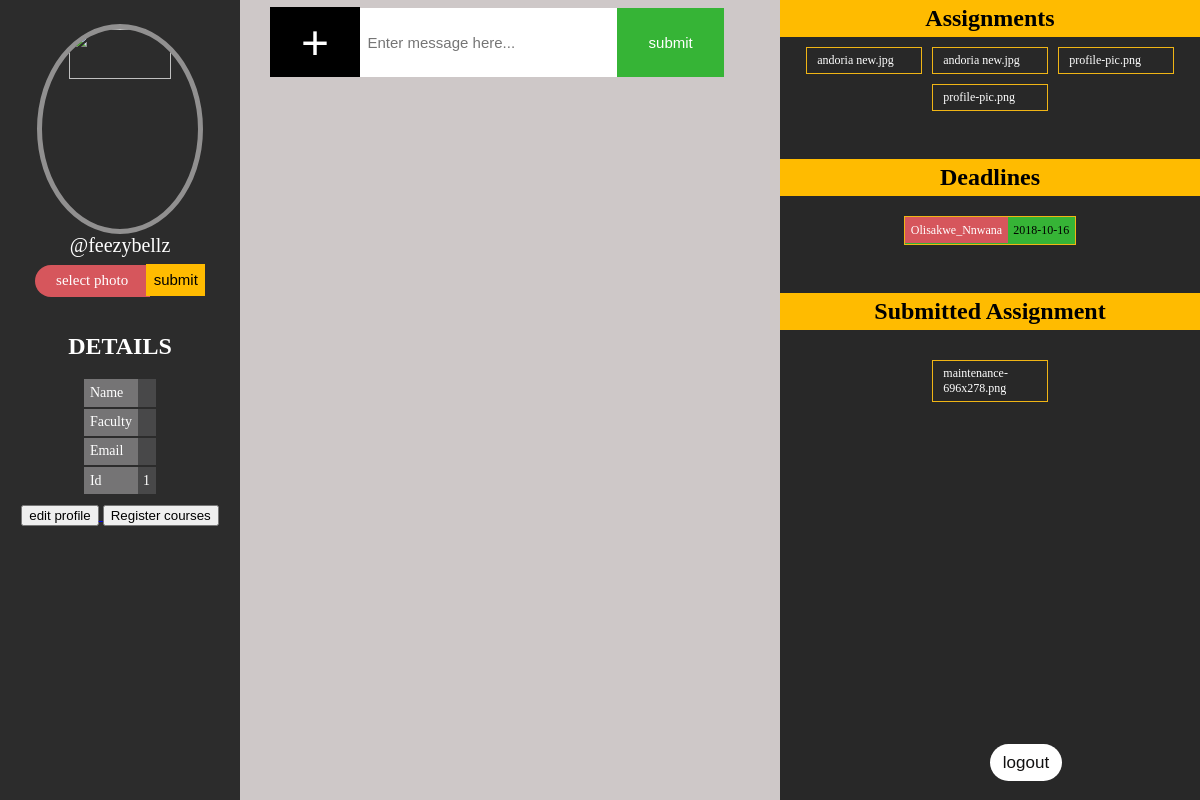
Screenshot of /dbConfigOld/dashboard.php (signed in) with the database file from the repository.
### tables this page shows
CREATE TABLE `lecturer_upload` (
  `id` int(11) NOT NULL,
  `lecturerName` varchar(100) NOT NULL,
  `file_name` varchar(150) NOT NULL,
  `file_type` varchar(50) NOT NULL,
  `file_size` varchar(100) NOT NULL,
  `file_path` varchar(200) NOT NULL,
  `date` varchar(50) NOT NULL
);

CREATE TABLE `deadline` (
  `id` int(11) NOT NULL,
  `lecturerName` varchar(50) NOT NULL,
  `date` varchar(50) NOT NULL
);

CREATE TABLE `uploads` (
  `id` int(11) NOT NULL,
  `studentName` varchar(100) NOT NULL,
  `file_name` varchar(50) NOT NULL,
  `file_type` varchar(10) NOT NULL,
  `file_size` varchar(10) NOT NULL,
  `file_path` varchar(50) NOT NULL,
  `date` date NOT NULL
);

### dbConfigOld/dashboard.php (the view, shortened to what this page needs)
<?php
$Fname = $_SESSION["Fname"];
$Lname = $_SESSION["Lname"];
$id = $_SESSION["id"];
$school = $_SESSION["faculty"];
$username = $_SESSION["username"];
$email = $_SESSION["email"];
?>
<!DOCTYPE html>
<html lang="en">
<head>
    <link rel="stylesheet" href="../css/dashboard.css">
</head>
<body>
<header>
    <img src="../img/futo.png" alt="">
    <div id="detail"><?php echo"@$username" ?></div>
    <div id="profile_picture">
        <form id="profile_photo_form" action="profile-photo.php" method="post" enctype="multipart/form-data">
            <label for="profile_photo" id="profile_photo_label" name="profile_photo_label"> select photo </label>
            <input type="submit" value="submit" name="profile_photo_submit" id="profile_photo_submit">
        </form>
    </div>
    <div id="user_details">
        <h2> Details</h2>
        <table>
            <tr>
                <td class="detail_item">Name</td>
                <td class="detail_input"><?php echo "$Fname $Lname"?></td>
            </tr>
            <tr>
                <td class="detail_item">Faculty</td>
                <td class="detail_input"><?php echo $school ?></td>
            </tr>
            <tr>
                <td class="detail_item">Email</td>
                <td class="detail_input"><?php echo $email ?></td>
            </tr>
            <tr>
                <td class="detail_item">id</td>
                <td class="detail_input"><?php echo $id ?></td>
            </tr>
        </table>
        <a href="editProfile.php">
        <button id="edit_button">
            edit profile
        </button>
        </a>
        <a href="coursereg.php">
            <button id="edit_button">
                Register courses
            </button>
        </a>
    </div>
</header>
<section id="submit_assignment">
    <div class="assignment_form">
        <button class="file" id="upload_button">+</button>
        <form id="assignment_form" class="assignment_form">
            <input  id="assignment_input" type="text" placeholder="Enter message here...">
            <input type="submit" value="submit" name="text_submit">
        </form>
    </div>
</section>
<aside>
    <h2 class="Reg_student">Assignments</h2>
    <div id="sub">
    <?php
    require 'db.php';
    $sql = " select * from lecturer_upload ";
    $prep = $conn ->prepare($sql);
    $prep->execute();
    $result = $prep ->fetchAll(PDO::FETCH_OBJ);
    $lect_sql = "select * from lecturer_coursereg";
    $lect_prep = $conn->prepare($lect_sql);
    $lect_prep->execute();
    $lect_result = $lect_prep->fetchAll(PDO::FETCH_OBJ);
    $std_sql = " select * from coursereg";
    $std_prep = $conn->prepare($std_sql);
    $std_prep->execute();
    $std_result = $std_prep->fetchAll(PDO::FETCH_OBJ);
    $ib = '';
    foreach($result as $row){
        foreach($lect_result as $lect_row){
            if($lect_row->lecturerName === $row->lecturerName){
                foreach($std_result as $std_row){
                    if($std_row->studentName === $_SESSION["username"]){
                        if( ($lect_row->course1 == $std_row->course1 || $std_row->course2 || $std_row->course3 || $std_row->course4 || $std_row->course5 || $std_row->course6 || $std_row->course7 || $std_row->course8 || $std_row->course9 || $std_row->course10) || ($lect_row->course2 == $std_row->course1 || $std_row->course2 || $std_row->course3 || $std_row->course4 || $std_row->course5 || $std_row->course6 || $std_row->course7 || $std_row->course8 || $std_row->course9 || $std_row->course10) || ($lect_row->course3 == $std_row->course1 || $std_row->course2 || $std_row->course3 || $std_row->course4 || $std_row->course5 || $std_row->course6 || $std_row->course7 || $std_row->course8 || $std_row->course9 || $std_row->course10) || ($lect_row->course4 == $std_row->course1 || $std_row->course2 || $std_row->course3 || $std_row->course4 || $std_row->course5 || $std_row->course6 || $std_row->course7 || $std_row->course8 || $std_row->course9 || $std_row->course10) ){
                            $ib .= '<div class="oubx">'
                        . '<a href="'.$row->file_path.'" id="student_name_file" target="blank">' . $row->file_name. '</a>'
                        . '</div>';
                        }
                    }
                }
            }
        }
    }
    echo ( $ib );
    ?>
    </div>
    <h2 id="Sub_assignment">Deadlines</h2>
    <div id="sub">
    <?php
    $sql = " select * from deadline ";
    $prep = $conn ->prepare($sql);
    $prep->execute();
    $result = $prep ->fetchAll(PDO::FETCH_OBJ);
    $ib = '';
    foreach($result as $row){
            $ib .= '<div class="deadline_name">'
            . '<div>' . '<span id="deadline_lec">' . $row->lecturerName . '</span>' . '<span>' . $row->date . '</span>' . '</div>'
            . '</div>';
    }
    echo ( $ib );
?>
    </div>
    <h2 id="Sub_assignment">Submitted Assignment</h2>
    <div id="sub">
    <?php
    $sql = " select * from uploads ";
    $prep = $conn ->prepare($sql);
    $prep->execute();
    $result = $prep ->fetchAll(PDO::FETCH_OBJ);
    $ib = '';
    foreach($result as $row){
        if($row->studentName === $_SESSION["username"]){
            $ib .= '<div class="oubx">'
            . '<a href="'.$row->file_path.'" id="student_name" target="blank">' . $row->file_name . '</a>'
            . '</div>';
        }
    }
    echo ( $ib );
    ?>
</div>
    <a href="logout.php">
        <button id="logout">logout</button>
    </a>
</aside>
</body>
</html>

### css/dashboard.css (style rules this page uses)
body { padding: 0; margin: 0; display: flex; align-content: center; justify-content: space-between; width: 100%; height: 100vh; color: white; font-family: Ubuntu; background: rgb(206, 200, 200); }
header { width: 20vw; height: 100vh; background: rgb(44, 44, 44); text-align: center; z-index: 2; }
header img { width: 65%; height: 25%; border: 5px solid rgb(145, 144, 144); margin-top: 10%; border-radius: 100%; }
button#logout { position: absolute; top: 93vh; padding: .5em 0; width: 6%; font-size: 17px; border: none; background: rgb(255, 255, 255); color: rgb(17, 16, 16); border-radius: 70px; }
#user_details { width: 90%; margin: 15% auto 0; }
#user_details h2 { text-transform: uppercase; width: 100%; }
header table { margin: 0 auto 5%; text-align: left; font-size: 14px; border-collapse: collapse; }
tr { border-bottom: 2px solid rgb(44, 44, 44); }
tr:last-child { border-bottom: none; }
td { border: none; padding: .4em; }
.detail_item { background: rgb(117, 116, 117); text-transform: capitalize; }
.detail_input { background: rgb(72, 72, 73); }
#detail { font-size: 20px; margin: auto; }
.assignment_form { display: flex; }
section { width: 40%; }
section input { width: 98%; padding: 1.5em .5em; font-size: 15px; border: none; margin-top: .5em; }
section input[type=submit] { width: 150px; background: rgb(54, 180, 54); color: white; }
#file_icon,#profile_photo_label { cursor: pointer; }
.file { font-size: 3em; color: white; background-color: black; display: inline-block; width: 90px; height: 70px; text-align: center; border: none; margin: .15em 0 0; }
aside { background: rgb(40, 40, 40); width: 35%; text-align: center; }
#profile_photo_label { font-size: 15px; color: rgb(255, 255, 255); background-color: rgb(214, 86, 92); display: inline-block; width: 100px; padding: .5em; text-align: center; border: none; border-top-left-radius: 20px; border-bottom-left-radius: 20px; margin: .5em 0 0;- }
#profile_photo_submit { padding: .45em .5em .55em; margin-left: -.5em; border: none; background: rgb(255, 187, 0); font-size: 15px; }
#Reg_student, .Reg_student { background: rgb(255, 187, 0); margin: 0; padding: 5px 0; color: black; }
#Sub_assignment { background: rgb(255, 187, 0); padding: 5px 0; color: black; margin-top: 2em; }
.oubx { width: 30%; margin: 10px auto 0; text-align: center; border: 1px solid rgb(240, 181, 21); }
#student_name, #student_name_file { font-size: 12px; text-align: left; padding: 5px 10px; display: block; width: 100%; margin: 0 auto; color: white; text-decoration: none; }
#sub { display: flex; flex-wrap: wrap; justify-content: space-evenly; align-content: center; width: 90%; margin: 0 auto; }
.deadline_name { padding: .5em .5em .5em 0; border: 1px solid rgb(240, 181, 21); font-size: 12px; background: rgb(54, 180, 54); color: black; }
#deadline_lec { margin-right: 5px; background:rgb(214, 86, 92); padding: .5em; color: white; }

### rows the page displays
lecturer_upload: file_name "andoria new.jpg"
lecturer_upload: file_name "profile-pic.png"
deadline: lecturerName "Olisakwe_Nnwana", date "2018-10-16"
uploads: file_name "maintenance-696x278.png"

### other values shown
$username "feezybellz"
$id "1"
